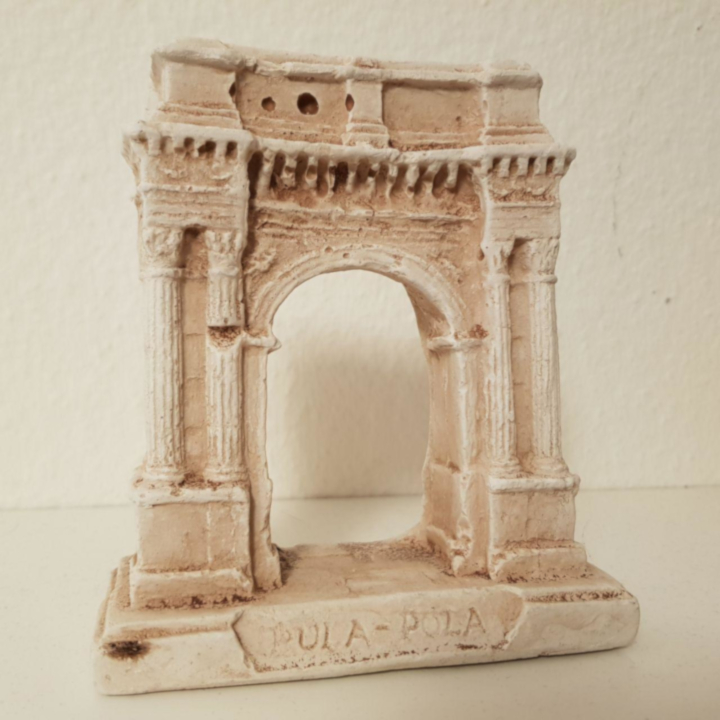
#> input picture Chapitre 6/images/harris_1.jpg, 720 x 720 px
$ jupyter execute 'Détection et correspondance des points clés SIFT.ipynb'
#> lines starting #> are read from the running program, lines starting #| are printed output that depends on the picture
# Description et correspondance des caractéristiques des points SIFT

Dans le dernier chapitre, nous avons vu comment détecter les coins à l'aide des fonctions de détection des coins de Harris ou de Shi Tomasi. Nous avons également utilisé des descripteurs très simples pour faire correspondre les caractéristiques des coins de deux images différentes.

Cependant, notre détecteur était assez médiocre puisqu'il échoue dès que l'image est légèrement mise à l'échelle, tournée ou transformée. Nous devons donc trouver un meilleur descripteur que le lot de pixels autour des coins.

[cell 1]
import numpy as np
import cv2 as cv
import matplotlib.pyplot as plt

[cell 2]
img1 = cv.imread('images/harris_1.jpg',cv.IMREAD_GRAYSCALE) # queryImage
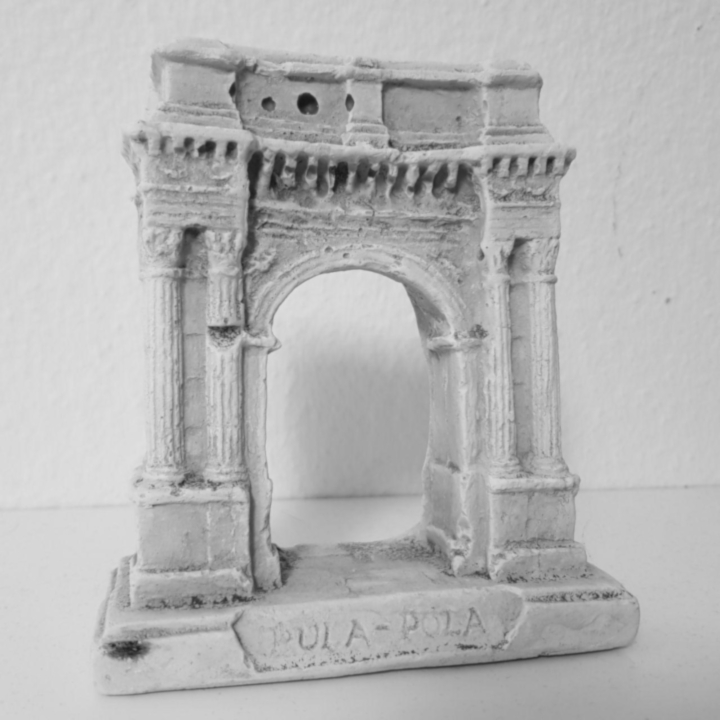
#> img1: shape (720, 720); min 22, max 224, mean 181.5
img2 = cv.imread('images/harris_2.jpg',cv.IMREAD_GRAYSCALE) # trainImage
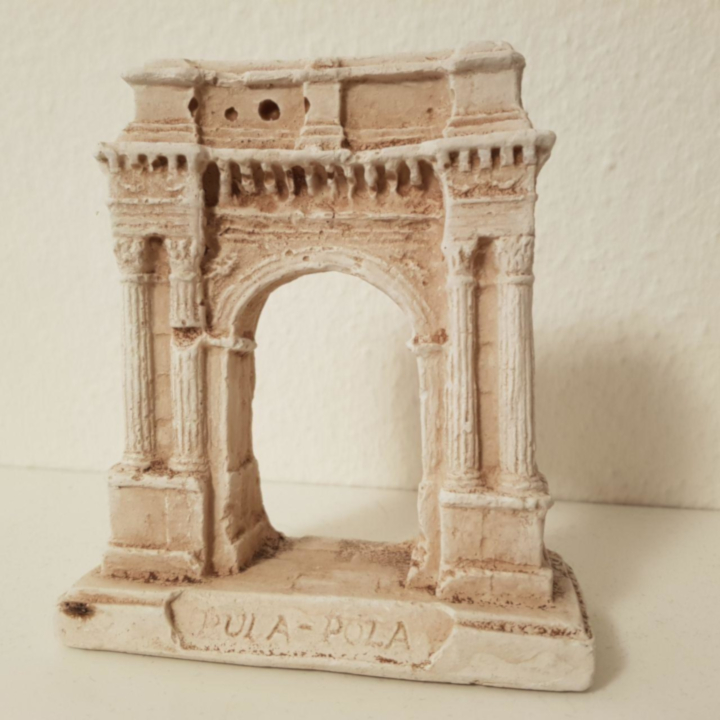
#> input picture Chapitre 6/images/harris_2.jpg, 720 x 720 px
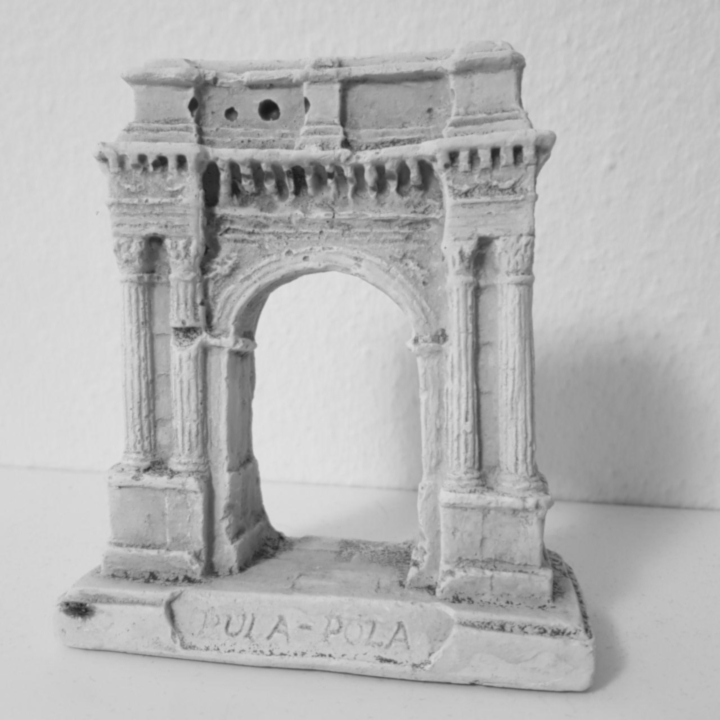
#> img2: shape (720, 720); min 23, max 226, mean 181.5

[cell 3]
# Initiate SIFT detector
sift = cv.SIFT_create()

[cell 4]
# find the keypoints and descriptors with SIFT
kp1, des1 = sift.detectAndCompute(img1,None)
#> kp1 = 1710 keypoints; strongest (x, y, size): (306, 102, 12.1), (208, 147, 9.6), (129, 649, 18), (231, 147, 8)
kp2, des2 = sift.detectAndCompute(img2,None)
#> kp2 = 1712 keypoints; strongest (x, y, size): (268, 110, 12.3), (78, 610, 14.6), (517, 150, 7.4), (346, 143, 6.7)

[cell 5]
# FLANN parameters
FLANN_INDEX_KDTREE = 1
index_params = dict(algorithm = FLANN_INDEX_KDTREE, trees = 5)
search_params = dict(checks=50) # or pass empty dictionary
flann = cv.FlannBasedMatcher(index_params,search_params)
matches = flann.knnMatch(des1,des2,k=2)
#> matches = 1710 matches

[cell 6]
# Need to draw only good matches, so create a mask
matchesMask = [[0,0] for i in range(len(matches))]
#> matchesMask = 1710 pairs, first value 0 to 0, second value 0 to 0
good=[]
# ratio test as per Lowe's paper
for i,(m,n) in enumerate(matches):
 if m.distance < 0.7*n.distance:
     matchesMask[i]=[1,0]
     good.append(m)
#> after the loop, good = 619 matches; matchesMask = 1710 pairs, first value 0 to 1, second value 0 to 0

[cell 7]
points1=np.array([kp1[m.trainIdx].pt for m in good])
#> points1 = 619 pairs, first value 101.6 to 574.9, second value 53.75 to 692.7
points2=np.array([kp1[m.queryIdx].pt for m in good])
#> points2 = 619 pairs, first value 112.8 to 616.4, second value 63.59 to 670.9

[cell 8]
draw_params = dict(matchColor = (0,255,0),
 singlePointColor = (255,0,0),
 matchesMask = matchesMask,
 flags = cv.DrawMatchesFlags_DEFAULT)
#> draw_params = 4 items
img3 = cv.drawMatchesKnn(img1,kp1,img2,kp2,matches,None,**draw_params)
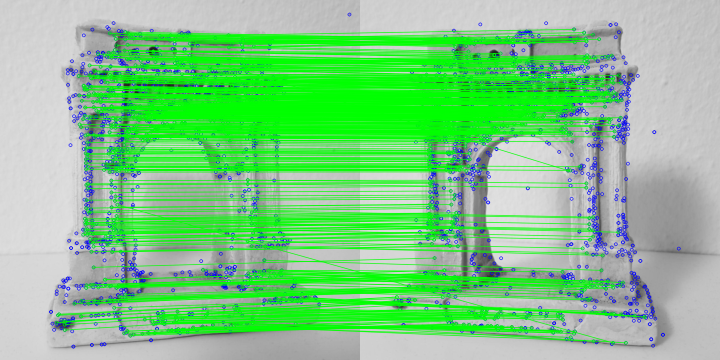
#> img3: shape (720, 1440, 3) (shown at 1/2 size); mean of channels 0, 1, 2 134.9, 201, 128.4; drawn as B, G, R
plt.imshow(img3,),plt.show()
